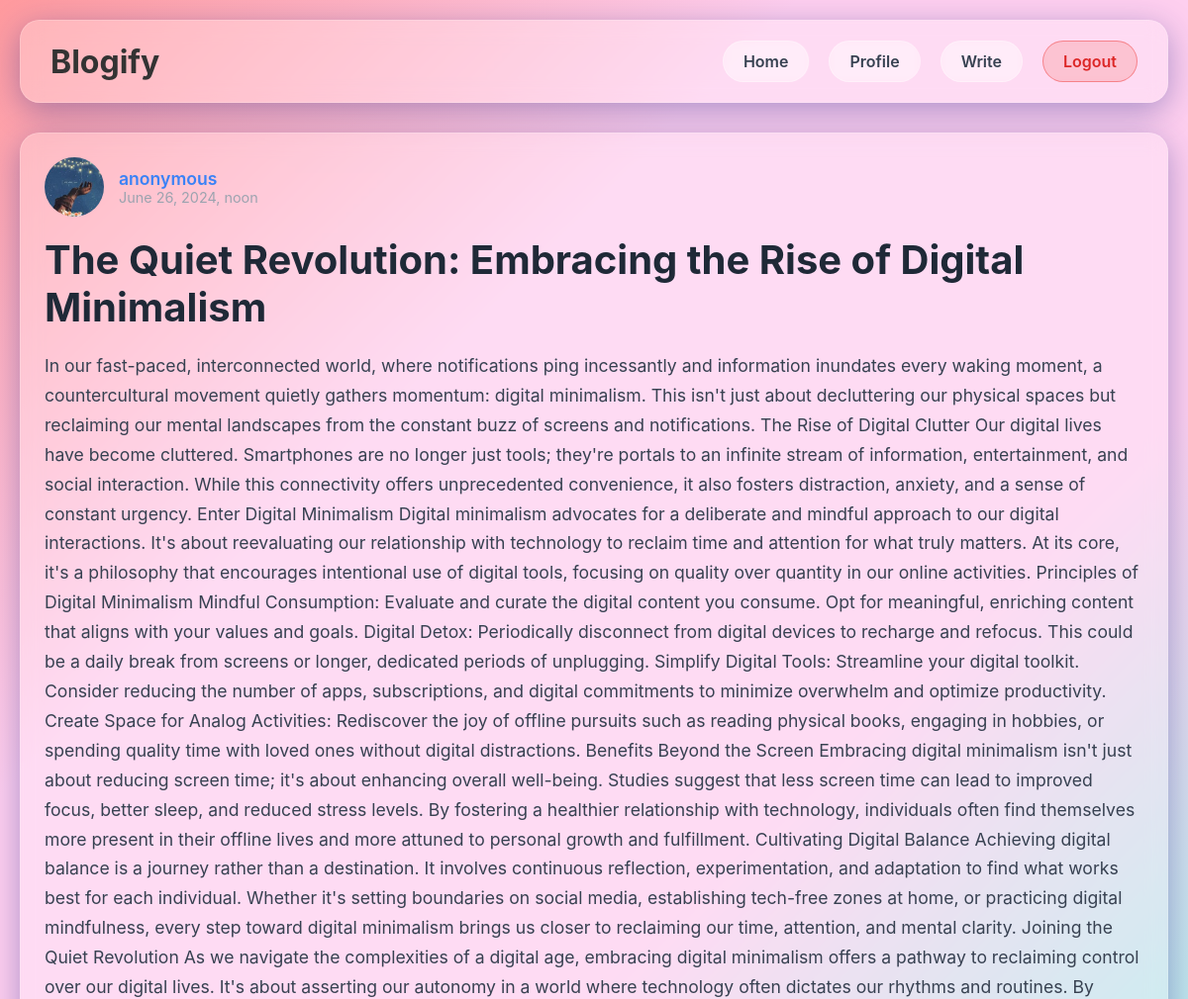
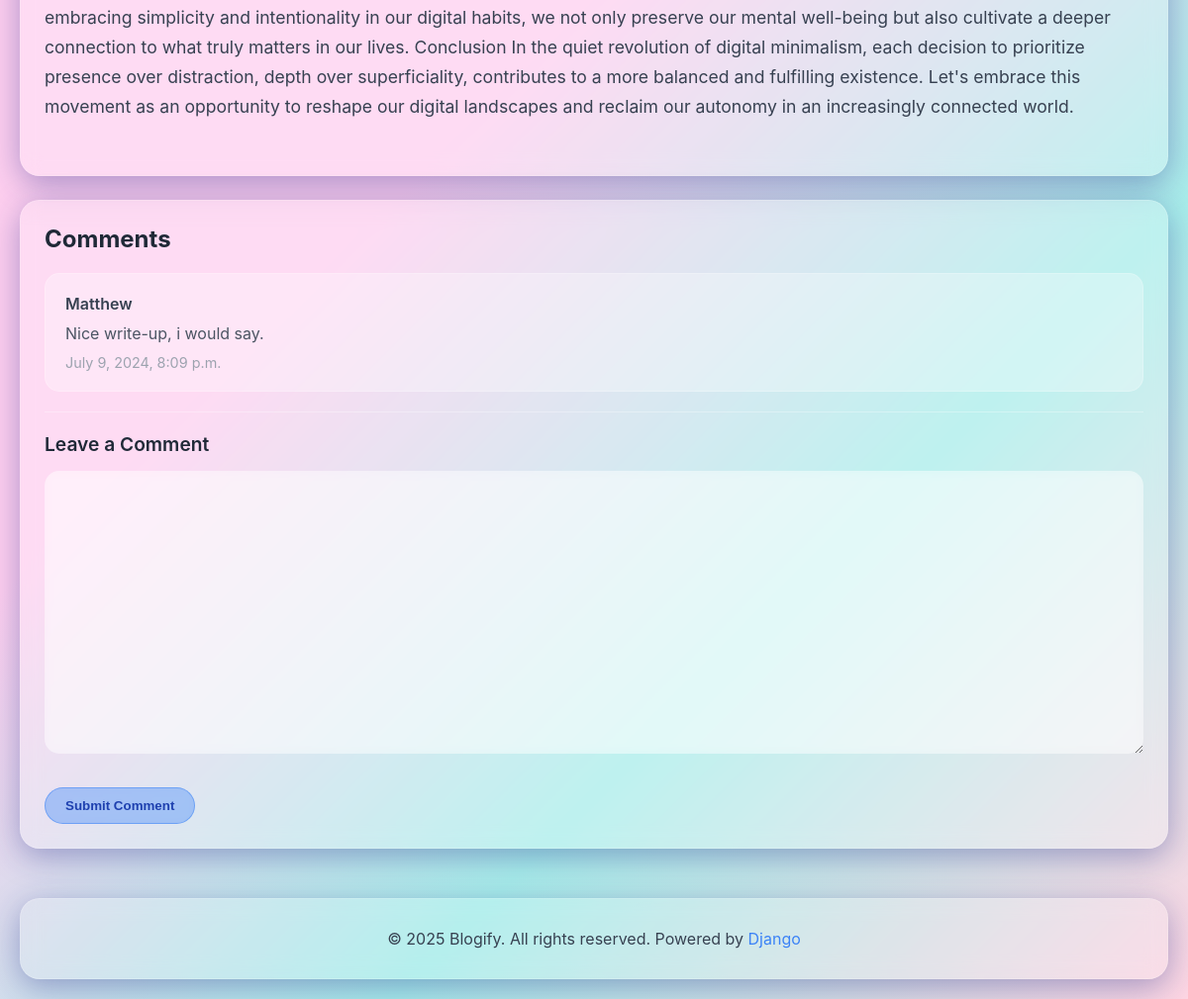
/post/5/ (signed in), run on the app's committed database (2 pictures, top to bottom).
### main/models.py (models this page shows, shortened)
class Post(models.Model):
    title = models.CharField(max_length=200)
    content = RichTextField(config_name='blog_post')
    author = models.ForeignKey(User, on_delete=models.CASCADE)
    created_at = models.DateTimeField(default=timezone.now)
    updated_at = models.DateTimeField(auto_now=True)
    published_at = models.DateTimeField(blank=True, null=True, default=timezone.now)
    slug = models.SlugField(unique=True)

class Comment(models.Model):
    post = models.ForeignKey(Post, related_name="comments", on_delete=models.CASCADE)
    author = models.ForeignKey(User, on_delete=models.CASCADE)
    content = models.TextField()
    created_at = models.DateTimeField(auto_now_add=True)

### users/models.py (models this page shows, shortened)
class Profile(models.Model):
    user = models.OneToOneField(User, on_delete=models.CASCADE)
    image = models.ImageField(blank=True, null='True', upload_to= user_directory_path, default= 'profile_pics/blank_profile.jpeg')
    bio = models.TextField(blank=True, default='')
    phone_number = PhoneNumberField()
    slug = models.SlugField(unique=True, blank=True, null=True)

### main/views.py (the view)
# urls.py: path('post/<int:pk>/', views.post_detail, name='post-detail'),
@login_required
def post_detail(request, pk):
    post = get_object_or_404(Post, pk=pk)
    comments = post.comments.all()
    if request.method == "POST":
        comment_form = CommentForm(request.POST)
        if comment_form.is_valid():
            new_comment = comment_form.save(commit=False)
            new_comment.post = post
            new_comment.author = request.user
            new_comment.save()
            return redirect('post-detail', pk=post.pk)
    else:
        comment_form = CommentForm()
    return render(request, 'views/post_detail.html',{'post': post, 'comments': comments, 'comment_form': comment_form})

### main/forms.py
class CommentForm(forms.ModelForm):
    class Meta:
        model = Comment
        fields = ['content']

### main/templates/views/post_detail.html (shortened to what this page needs)
{% extends "base/base.html" %}
{% load static %}
{% block 'home'%}
<a href="{% url 'home' %}">
    Home
</a>
{% endblock %}
{% block 'content' %}
<article class="glass-card">
    <div style="display: flex; align-items: center; gap: 15px; margin-bottom: 20px;">
        <img src="{{ post.author.profile.image.url }}" alt="Author"
             style="width: 60px; height: 60px; border-radius: 50%; object-fit: cover;">
        <div>
            {% if post.author.profile %}
            <a href="{% url 'profile-detail' post.author.profile.slug %}"
               style="color: #3b82f6; text-decoration: none; font-weight: 600; font-size: 1.1rem;">{{ post.author }}</a>
            {% else %}
            <a href="#" style="color: #3b82f6; text-decoration: none; font-weight: 600; font-size: 1.1rem;">{{ post.author }}</a>
            {% endif %}
            <div style="color: #9ca3af; font-size: 0.9rem;">{{ post.published_at }}</div>
        </div>
    </div>
    <h1 style="font-size: 2.5rem; font-weight: 700; color: #1f2937; margin-bottom: 20px; line-height: 1.2;">
        {{ post.title }}
    </h1>
    <div class="post-content" style="color: #374151; font-size: 1.1rem; line-height: 1.7; margin-bottom: 30px;">
        {{ post.content|safe }}
    </div>
</article>
<div class="glass-card">
    <h3 style="font-size: 1.5rem; font-weight: 700; color: #1f2937; margin-bottom: 20px;">Comments</h3>
    {% for comment in comments %}
    <div style="background: rgba(255, 255, 255, 0.3); border-radius: 15px; padding: 20px; margin-bottom: 15px; border: 1px solid rgba(255, 255, 255, 0.2);">
        <div style="font-weight: 600; color: #374151; margin-bottom: 8px;">{{ comment.author }}</div>
        <div style="color: #4b5563; line-height: 1.6; margin-bottom: 8px;">{{ comment.content }}</div>
        <div style="color: #9ca3af; font-size: 0.9rem;">{{ comment.created_at }}</div>
    </div>
    {% endfor %}
    <div style="border-top: 1px solid rgba(255, 255, 255, 0.3); padding-top: 20px; margin-top: 20px;">
        <h4 style="font-size: 1.2rem; font-weight: 600; color: #1f2937; margin-bottom: 15px;">Leave a Comment</h4>
        <form method="post">
            <div style="margin-bottom: 15px;">
                {{ comment_form.content }}
            </div>
            <button type="submit" class="btn btn-primary">Submit Comment</button>
        </form>
    </div>
</div>
{% endblock %}

### main/static/css/glassmorphism.css (style rules this page uses)
* { margin: 0; padding: 0; box-sizing: border-box; }
body { font-family: -apple-system, BlinkMacSystemFont, 'Segoe UI', Roboto, sans-serif; background: linear-gradient(135deg, #ff9a9e 0%, #fecfef 25%, #fecfef 50%, #a8edea 75%, #fed6e3 100%); min-height: 100vh; padding: 20px; }
.glass-card { background: rgba(255, 255, 255, 0.25); -webkit-backdrop-filter: blur(10px); backdrop-filter: blur(10px); border-radius: 20px; border: 1px solid rgba(255, 255, 255, 0.18); padding: 24px; margin-bottom: 24px; box-shadow: 0 8px 32px 0 rgba(31, 38, 135, 0.37); }
.nav-links a { color: #374151; text-decoration: none; font-weight: 600; padding: 10px 20px; border-radius: 25px; background: rgba(255, 255, 255, 0.3); -webkit-backdrop-filter: blur(5px); backdrop-filter: blur(5px); border: 1px solid rgba(255, 255, 255, 0.3); transition: all 0.3s ease; }
.btn { padding: 10px 20px; border-radius: 25px; font-weight: 600; text-decoration: none; display: inline-block; transition: all 0.3s ease; cursor: pointer; border: none; -webkit-backdrop-filter: blur(5px); backdrop-filter: blur(5px); }
.btn-primary { background: rgba(59, 130, 246, 0.4); border: 1px solid rgba(59, 130, 246, 0.5); color: #1e40af; }
input[type="text"], input[type="email"], input[type="password"], input[type="file"], textarea, select { width: 100%; padding: 15px 20px; border: none; border-radius: 15px; background: rgba(255, 255, 255, 0.4); -webkit-backdrop-filter: blur(5px); backdrop-filter: blur(5px); font-size: 1rem; outline: none; color: #374151; margin-bottom: 15px; font-family: inherit; resize: vertical; }
textarea { min-height: 120px; line-height: 1.6; }
body { background: linear-gradient(135deg, #ff9a9e 0%, #fecfef 25%, #fecfef 50%, #a8edea 75%, #fed6e3 100%) !important; min-height: 100vh !important; padding: 20px !important; }
html { background: linear-gradient(135deg, #ff9a9e 0%, #fecfef 25%, #fecfef 50%, #a8edea 75%, #fed6e3 100%) !important; }
.post-content { line-height: 1.7; }

### data on the page
Post: author.profile.image (picture), author "anonymous", published_at "June 26, 2024, noon", title "The Quiet Revolution: Embracing the Rise of Digital Minimalism", content "In our fast-paced, interconnected world, where notifications ping incessantly and information inundates every waking moment, a countercultural movement quietly gathers momentum: digital minimalism. This isn't just about decluttering our physical spaces but reclaiming our mental landscapes from the constant buzz of screens and notifications. The Rise of Digital Clutter Our digital lives have become cluttered. Smartphones are no longer just tools; they're portals to an infinite stream of information, entertainment, and social interaction. While this connectivity offers unprecedented convenience, it also fosters distraction, anxiety, and a sense of constant urgency. Enter Digital Minimalism…"
Comment: author "Matthew", content "Nice write-up, i would say.", created_at "July 9, 2024, 8:09 p.m."
